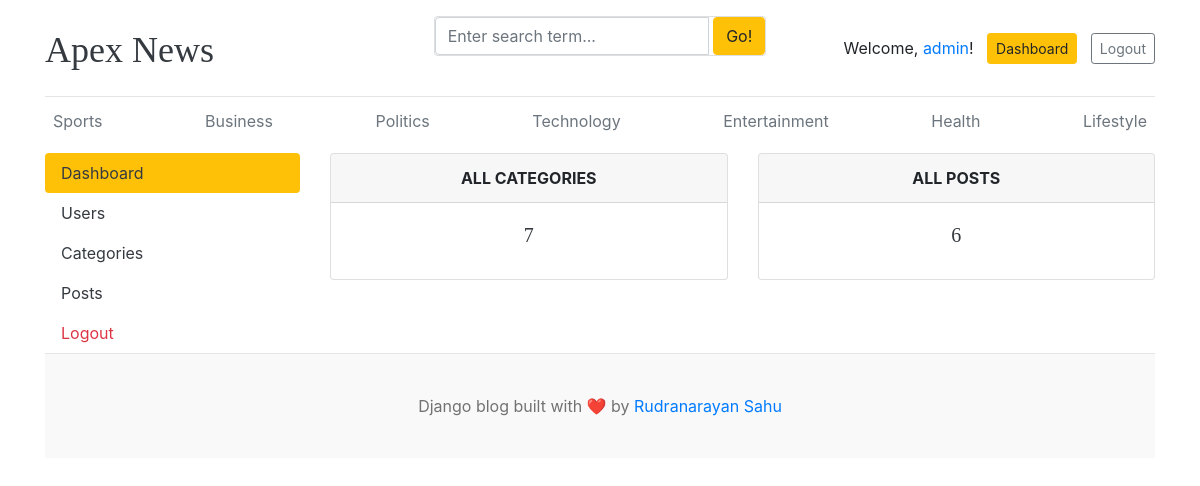
/dashboard/ (signed in), run on an earlier commit of the app's database.
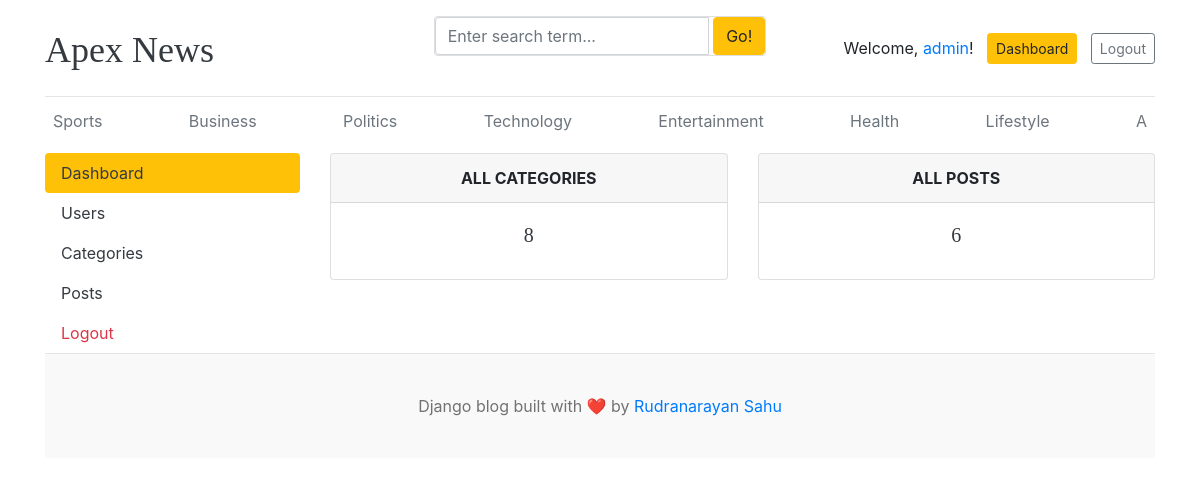
And on a later commit of the database.
### blogs/models.py (models this page shows, shortened)
class Category(models.Model):
    category_name = models.CharField(max_length=50, unique=True)
    created_at = models.DateTimeField(auto_now_add=True)
    updated_at = models.DateTimeField(auto_now=True)
    class Meta:
        verbose_name = "Category"
        verbose_name_plural = "Categories"

### dashboards/views.py (the view)
# urls.py: path('dashboard/', include('dashboards.urls')),
@login_required(login_url='login')
def dashboard(request):
    category_count = Category.objects.all().count()
    blogs_count = Blog.objects.all().count()
    context = {
        'category_count': category_count,
        'blogs_count': blogs_count,
    }
    return render(request, 'dashboard/dashboard.html', context)

### blogs/context_processors.py (called while the page is built)
def get_categories(request):
    from blogs.models import Category
    categories = Category.objects.all()
    return {'categories': categories}

def get_social_links(request):
    social_links = SocialLinks.objects.all()
    return {'social_links': social_links}

### templates/dashboard/dashboard.html
{% extends 'base.html' %}
{% block content %}
<div class="row">
    {% include 'dashboard/sidebar.html' %}
    <div class="col-md-9">
        <div class="row">
            <div class="col">
                <div class="card border-default mb-3">
                    <div class="card-header text-center text-uppercase font-weight-bold">All Categories</div>
                    <div class="card-body text-dark">
                        <h5 class="card-title text-center">{{ category_count }}</h5>
                    </div>
                </div>
            </div>
            <div class="col">
                <div class="card border-default mb-3">
                    <div class="card-header text-center text-uppercase font-weight-bold">All posts</div>
                    <div class="card-body text-dark">
                        <h5 class="card-title text-center">{{ blogs_count }}</h5>
                    </div>
                </div>
            </div>
        </div>
    </div>
</div>
{% endblock %}

### templates/base.html (shortened to what this page needs)
{% load static %}
<!DOCTYPE html>
<html lang="en">
<head>
    <link href="https://getbootstrap.com/docs/4.0/dist/css/bootstrap.min.css" rel="stylesheet" />
    <link rel="stylesheet" href="https://cdnjs.cloudflare.com/ajax/libs/font-awesome/4.7.0/css/font-awesome.min.css">
    <link href="{% static 'css/blog.css' %}" rel="stylesheet" />
</head>
<body>
    <div class="container">
        <header class="blog-header py-3">
            <div class="row flex-nowrap justify-content-between align-items-center">
                <div class="col-4 pt-1">
                    <a class="blog-header-logo text-dark" href="/">Apex News</a>
                </div>
                <div class="card mb-4">
                        <form action ="{% url 'search_blogs' %}" method="GET">
                            <div class="input-group">
                                <input class="form-control" type="text" name="keyword" value="{{ keyword }}" placeholder="Enter search term..." aria-label="Enter search term..." aria-describedby="button-search" /> &nbsp;
                                <button type="submit" class="btn btn-warning" id="button-search" type="button">Go!</button>
                            </div>
                        </form>
                </div>
                <div class="col-4 d-flex justify-content-end align-items-center">
                    {% if not user.is_authenticated %}
                    <a class="btn btn-sm btn-warning" href="{% url 'login' %}">Login</a> &nbsp;
                    <a class="btn btn-sm btn-outline-secondary" href="{% url 'register' %}">Register</a>
                    {% else %}
                    <span>Welcome, <span class="text-primary">{{ user.username }}</span>!</span> &nbsp; &nbsp;
                    <a class="btn btn-sm btn-warning" href="{% url 'dashboard' %}">Dashboard</a>&nbsp; &nbsp;
                    <a class="btn btn-sm btn-outline-secondary" href="{% url 'logout' %}" onclick="return confirm('Are you sure you want to logout?');">Logout</a>
                    {% endif %}
                </div>
            </div>
        </header>
        <div class="nav-scroller py-1 mb-2">
            <nav class="nav d-flex justify-content-between">
                {% for category in categories %}
                <a class="p-2 text-muted" href="{% url 'posts_by_category' category.id %}">{{ category.category_name }}</a>
                {% endfor %}
            </nav>
        </div>
    {% block content %}
    {% endblock %}
    <footer class="blog-footer">
        <p>Django blog built with ❤️ by <a href="#">Rudranarayan Sahu</a></p>
    </footer>
</body>
</html>

What changed in the data, as far as the page shows it:
added Category: category_name "A"
Also different on the page:
{{ category_count }}: "7" → "8"
